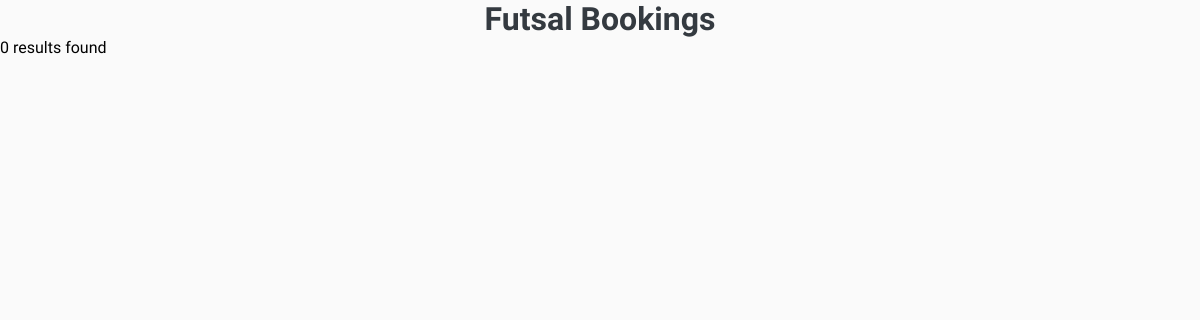
Page /Booked/index.php on the earlier database version.
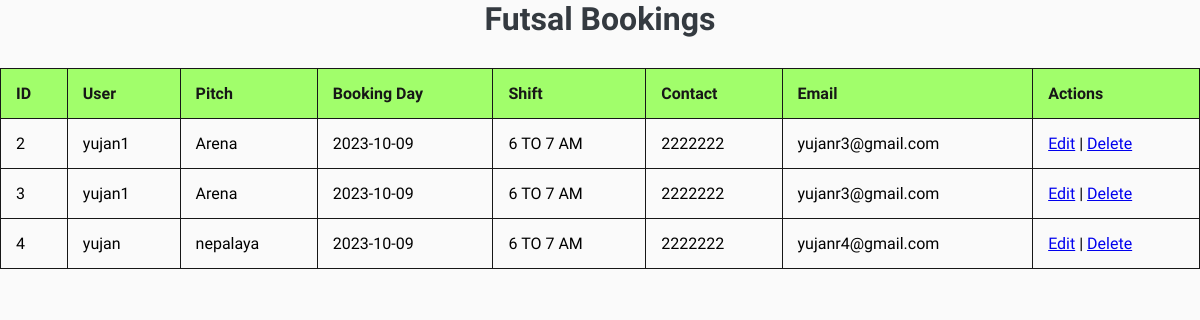
Same page on the later database version.
### tables this page shows
CREATE TABLE `futsal_bookings` (
  `id` int(11) NOT NULL,
  `user` varchar(255) NOT NULL,
  `pitch` varchar(255) NOT NULL,
  `bookday` date NOT NULL,
  `shift` varchar(20) NOT NULL,
  `contact` varchar(20) NOT NULL,
  `email` varchar(255) NOT NULL,
  `timecheck` int(11) NOT NULL,
  `confirm_key` int(11) NOT NULL
);

### Booked/index.php (the view, shortened to what this page needs)
<!DOCTYPE html>
<html lang="en">
<head>
    <link rel="stylesheet" href="style.css">
</head>
<body>
    <h1>Futsal Bookings</h1>
    <?php
    $servername = "localhost";
    $username = "root";
    $password = "";
    $dbname = "futsal";
    $conn = new mysqli($servername, $username, $password, $dbname);
    $sql = "SELECT * FROM futsal_bookings";
    $result = $conn->query($sql);
    if ($result->num_rows > 0) {
        echo "<table border='1'>
        <tr>
        <th>ID</th>
        <th>User</th>
        <th>Pitch</th>
        <th>Booking Day</th>
        <th>Shift</th>
        <th>Contact</th>
        <th>Email</th>
        <th>Actions</th>
        </tr>";
        while ($row = $result->fetch_assoc()) {
            echo "<tr><td>" . $row["id"] . "</td>
            <td>" . $row["user"] . "</td>
            <td>" . $row["pitch"] . "</td>
            <td>" . $row["bookday"] . "</td>
            <td>" . $row["shift"] . "</td>
            <td>" . $row["contact"] . "</td>
            <td>" . $row["email"] . "</td>
            <td><a href='edit.php?id=" . $row["id"] . "'>Edit</a> | <a href='delete.php?id=" . $row["id"] . "'>Delete</a></td>
            </tr>";
        }
        echo "</table>";
    } else {
        echo "0 results found";
    }
    ?>
</body>
</html>

### Booked/style.css (style rules this page uses)
* { margin: 0; padding: 0; font-family: 'Arial', sans-serif; background-color: rgb(250, 250, 250); box-sizing: border-box; font-family: 'Oxygen', sans-serif; }
h1, h2 { color: #343a40; text-align: center; }
table { width: 100%; border-collapse: collapse; margin-top: 30px; }
table, th, td { border: 1px solid rgba(23, 23, 23, 1); }
th, td { padding: 15px; text-align: left; }
th { background-color: rgba(161, 254, 107, 1); color: rgba(23, 23, 23, 1); }

Differences in the rows shown:
added futsal_bookings: id "2", user "yujan1", pitch "Arena", bookday "2023-10-09", shift "6 TO 7 AM", contact "2222222", email "yujanr3@gmail.com"
added futsal_bookings: id "3", user "yujan1", pitch "Arena", bookday "2023-10-09", shift "6 TO 7 AM", contact "2222222", email "yujanr3@gmail.com"
added futsal_bookings: id "4", user "yujan", pitch "nepalaya", bookday "2023-10-09", shift "6 TO 7 AM", contact "2222222", email "yujanr4@gmail.com"
Other differences:
text no longer shown: "0 results found"
text now shown: "ID User Pitch Booking Day Shift Contact Email Actions"
